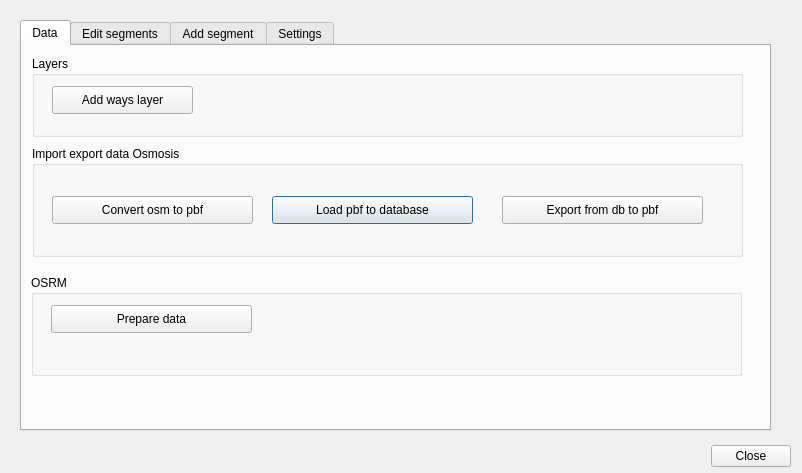
<?xml version="1.0" encoding="UTF-8"?>
<ui version="4.0">
 <class>EditorForRoutingDialogBase</class>
 <widget class="QDialog" name="EditorForRoutingDialogBase">
  <property name="geometry">
   <rect>
    <x>0</x>
    <y>0</y>
    <width>802</width>
    <height>473</height>
   </rect>
  </property>
  <property name="windowTitle">
   <string>OSM Editor for Routing</string>
  </property>
  <widget class="QTabWidget" name="tabWidget">
   <property name="geometry">
    <rect>
     <x>20</x>
     <y>20</y>
     <width>751</width>
     <height>411</height>
    </rect>
   </property>
   <property name="currentIndex">
    <number>0</number>
   </property>
   <widget class="QWidget" name="tab_3">
    <attribute name="title">
     <string>Data</string>
    </attribute>
    <widget class="QGroupBox" name="groupBox_2">
     <property name="geometry">
      <rect>
       <x>10</x>
       <y>100</y>
       <width>711</width>
       <height>111</height>
      </rect>
     </property>
     <property name="title">
      <string>Import export data Osmosis</string>
     </property>
     <widget class="QPushButton" name="pushButtonLoadPbf">
      <property name="geometry">
       <rect>
        <x>240</x>
        <y>50</y>
        <width>201</width>
        <height>28</height>
       </rect>
      </property>
      <property name="text">
       <string>Load pbf to database</string>
      </property>
     </widget>
     <widget class="QPushButton" name="pushButtonToPbf">
      <property name="geometry">
       <rect>
        <x>470</x>
        <y>50</y>
        <width>201</width>
        <height>28</height>
       </rect>
      </property>
      <property name="text">
       <string>Export from db to pbf</string>
      </property>
     </widget>
     <widget class="QPushButton" name="pushButtonOsm2Pbf">
      <property name="geometry">
       <rect>
        <x>20</x>
        <y>50</y>
        <width>201</width>
        <height>28</height>
       </rect>
      </property>
      <property name="text">
       <string>Convert osm to pbf</string>
      </property>
     </widget>
    </widget>
    <widget class="QGroupBox" name="groupBox_4">
     <property name="geometry">
      <rect>
       <x>10</x>
       <y>10</y>
       <width>711</width>
       <height>81</height>
      </rect>
     </property>
     <property name="title">
      <string>Layers</string>
     </property>
     <widget class="QPushButton" name="pushButtonAddLayers">
      <property name="geometry">
       <rect>
        <x>20</x>
        <y>30</y>
        <width>141</width>
        <height>28</height>
       </rect>
      </property>
      <property name="text">
       <string>Add ways layer</string>
      </property>
     </widget>
    </widget>
    <widget class="QGroupBox" name="groupBox_5">
     <property name="geometry">
      <rect>
       <x>9</x>
       <y>229</y>
       <width>711</width>
       <height>101</height>
      </rect>
     </property>
     <property name="title">
      <string>OSRM</string>
     </property>
     <widget class="QPushButton" name="pushButtonPrepareData">
      <property name="geometry">
       <rect>
        <x>20</x>
        <y>30</y>
        <width>201</width>
        <height>28</height>
       </rect>
      </property>
      <property name="text">
       <string>Prepare data</string>
      </property>
     </widget>
    </widget>
    <zorder>groupBox_4</zorder>
    <zorder>groupBox_2</zorder>
    <zorder>groupBox_5</zorder>
   </widget>
   <widget class="QWidget" name="tab">
    <attribute name="title">
     <string>Edit segments</string>
    </attribute>
    <widget class="QGroupBox" name="groupBox_3">
     <property name="geometry">
      <rect>
       <x>10</x>
       <y>50</y>
       <width>731</width>
       <height>241</height>
      </rect>
     </property>
     <property name="title">
      <string>Edit segments</string>
     </property>
     <widget class="QTableView" name="tableView">
      <property name="geometry">
       <rect>
        <x>15</x>
        <y>31</y>
        <width>711</width>
        <height>201</height>
       </rect>
      </property>
     </widget>
    </widget>
    <widget class="QPushButton" name="pushButtonSelectTram">
     <property name="geometry">
      <rect>
       <x>20</x>
       <y>10</y>
       <width>91</width>
       <height>28</height>
      </rect>
     </property>
     <property name="text">
      <string>Select road</string>
     </property>
     <property name="checkable">
      <bool>true</bool>
     </property>
    </widget>
    <widget class="QPushButton" name="pushButtonUndoChanges">
     <property name="geometry">
      <rect>
       <x>600</x>
       <y>290</y>
       <width>131</width>
       <height>28</height>
      </rect>
     </property>
     <property name="text">
      <string>Undo Changes</string>
     </property>
    </widget>
    <widget class="QWidget" name="layoutWidget">
     <property name="geometry">
      <rect>
       <x>30</x>
       <y>290</y>
       <width>420</width>
       <height>65</height>
      </rect>
     </property>
     <layout class="QGridLayout" name="gridLayout">
      <item row="0" column="0">
       <widget class="QPushButton" name="pushButtonActiva">
        <property name="text">
         <string>Access permited</string>
        </property>
       </widget>
      </item>
      <item row="0" column="1">
       <widget class="QPushButton" name="pushButtonOneWay">
        <property name="text">
         <string>One way</string>
        </property>
       </widget>
      </item>
      <item row="0" column="2">
       <widget class="QPushButton" name="pushButtonMaxSpeed">
        <property name="text">
         <string>Speed limit</string>
        </property>
       </widget>
      </item>
      <item row="0" column="3">
       <widget class="QPushButton" name="pushButtonDirection">
        <property name="text">
         <string>Reverse direction</string>
        </property>
       </widget>
      </item>
      <item row="1" column="0">
       <widget class="QPushButton" name="pushButtonDesactiva">
        <property name="text">
         <string>Deny access</string>
        </property>
       </widget>
      </item>
      <item row="1" column="1">
       <widget class="QPushButton" name="pushButton_BothDirections">
        <property name="text">
         <string>Both directions</string>
        </property>
       </widget>
      </item>
      <item row="1" column="2">
       <widget class="QSpinBox" name="spinBoxSpeed">
        <property name="minimum">
         <number>15</number>
        </property>
        <property name="maximum">
         <number>139</number>
        </property>
        <property name="singleStep">
         <number>5</number>
        </property>
       </widget>
      </item>
     </layout>
    </widget>
   </widget>
   <widget class="QWidget" name="tab_4">
    <attribute name="title">
     <string>Add segment</string>
    </attribute>
    <widget class="QPushButton" name="pushButton_addSegment">
     <property name="geometry">
      <rect>
       <x>20</x>
       <y>30</y>
       <width>121</width>
       <height>31</height>
      </rect>
     </property>
     <property name="text">
      <string>Add segment</string>
     </property>
    </widget>
    <widget class="QTableView" name="tableView_newSegment">
     <property name="geometry">
      <rect>
       <x>20</x>
       <y>80</y>
       <width>711</width>
       <height>81</height>
      </rect>
     </property>
    </widget>
    <widget class="QWidget" name="layoutWidget">
     <property name="geometry">
      <rect>
       <x>20</x>
       <y>180</y>
       <width>454</width>
       <height>61</height>
      </rect>
     </property>
     <layout class="QGridLayout" name="gridLayout_2">
      <item row="0" column="0">
       <widget class="QPushButton" name="pushButtonRoadType">
        <property name="text">
         <string>Set Road type</string>
        </property>
       </widget>
      </item>
      <item row="0" column="1">
       <widget class="QPushButton" name="pushButton_direction">
        <property name="text">
         <string>Set Direction of traffic</string>
        </property>
       </widget>
      </item>
      <item row="0" column="2">
       <widget class="QPushButton" name="pushButton_SpeedLimit">
        <property name="text">
         <string>Set Speed limit</string>
        </property>
       </widget>
      </item>
      <item row="0" column="3">
       <widget class="QPushButton" name="pushButton_Reverse">
        <property name="text">
         <string>Reverse direction</string>
        </property>
       </widget>
      </item>
      <item row="1" column="0">
       <widget class="QComboBox" name="comboBoxRoadType"/>
      </item>
      <item row="1" column="1">
       <widget class="QComboBox" name="comboBox_direction"/>
      </item>
      <item row="1" column="2">
       <widget class="QSpinBox" name="spinBoxSpeed_2">
        <property name="maximum">
         <number>120</number>
        </property>
        <property name="singleStep">
         <number>5</number>
        </property>
       </widget>
      </item>
     </layout>
    </widget>
    <widget class="QWidget" name="layoutWidget">
     <property name="geometry">
      <rect>
       <x>610</x>
       <y>180</y>
       <width>117</width>
       <height>65</height>
      </rect>
     </property>
     <layout class="QGridLayout" name="gridLayout_3">
      <item row="0" column="0">
       <widget class="QPushButton" name="pushButton_create">
        <property name="text">
         <string>CREATE SEGMENT</string>
        </property>
       </widget>
      </item>
      <item row="1" column="0">
       <widget class="QPushButton" name="pushButtonDelete">
        <property name="text">
         <string>DELETE SEGMENT</string>
        </property>
       </widget>
      </item>
     </layout>
    </widget>
   </widget>
   <widget class="QWidget" name="tab_2">
    <attribute name="title">
     <string>Settings</string>
    </attribute>
    <widget class="QGroupBox" name="groupBox">
     <property name="geometry">
      <rect>
       <x>10</x>
       <y>10</y>
       <width>681</width>
       <height>131</height>
      </rect>
     </property>
     <property name="title">
      <string>PostgreSQL connection</string>
     </property>
     <widget class="QLabel" name="label">
      <property name="geometry">
       <rect>
        <x>20</x>
        <y>30</y>
        <width>61</width>
        <height>16</height>
       </rect>
      </property>
      <property name="text">
       <string>Host:</string>
      </property>
     </widget>
     <widget class="QLabel" name="label_5">
      <property name="geometry">
       <rect>
        <x>20</x>
        <y>60</y>
        <width>55</width>
        <height>16</height>
       </rect>
      </property>
      <property name="text">
       <string>Port:</string>
      </property>
     </widget>
     <widget class="QLabel" name="label_6">
      <property name="geometry">
       <rect>
        <x>20</x>
        <y>90</y>
        <width>71</width>
        <height>16</height>
       </rect>
      </property>
      <property name="text">
       <string>Database:</string>
      </property>
     </widget>
     <widget class="QLabel" name="label_7">
      <property name="geometry">
       <rect>
        <x>370</x>
        <y>90</y>
        <width>61</width>
        <height>16</height>
       </rect>
      </property>
      <property name="text">
       <string>Schema:</string>
      </property>
     </widget>
     <widget class="QLabel" name="label_8">
      <property name="geometry">
       <rect>
        <x>370</x>
        <y>30</y>
        <width>55</width>
        <height>16</height>
       </rect>
      </property>
      <property name="text">
       <string>User:</string>
      </property>
     </widget>
     <widget class="QLabel" name="label_9">
      <property name="geometry">
       <rect>
        <x>370</x>
        <y>60</y>
        <width>71</width>
        <height>16</height>
       </rect>
      </property>
      <property name="text">
       <string>Password:</string>
      </property>
     </widget>
     <widget class="QLineEdit" name="lineEditHost">
      <property name="geometry">
       <rect>
        <x>110</x>
        <y>30</y>
        <width>141</width>
        <height>22</height>
       </rect>
      </property>
     </widget>
     <widget class="QLineEdit" name="lineEditPort">
      <property name="geometry">
       <rect>
        <x>110</x>
        <y>60</y>
        <width>71</width>
        <height>22</height>
       </rect>
      </property>
     </widget>
     <widget class="QLineEdit" name="lineEditDB">
      <property name="geometry">
       <rect>
        <x>110</x>
        <y>90</y>
        <width>151</width>
        <height>22</height>
       </rect>
      </property>
     </widget>
     <widget class="QLineEdit" name="lineEditUser">
      <property name="geometry">
       <rect>
        <x>450</x>
        <y>30</y>
        <width>181</width>
        <height>22</height>
       </rect>
      </property>
     </widget>
     <widget class="QLineEdit" name="lineEditPassword">
      <property name="geometry">
       <rect>
        <x>450</x>
        <y>60</y>
        <width>181</width>
        <height>22</height>
       </rect>
      </property>
      <property name="inputMask">
       <string/>
      </property>
     </widget>
     <widget class="QLineEdit" name="lineEditSchema">
      <property name="geometry">
       <rect>
        <x>450</x>
        <y>90</y>
        <width>181</width>
        <height>22</height>
       </rect>
      </property>
     </widget>
    </widget>
    <widget class="QGroupBox" name="groupBox_6">
     <property name="geometry">
      <rect>
       <x>10</x>
       <y>150</y>
       <width>681</width>
       <height>231</height>
      </rect>
     </property>
     <property name="title">
      <string>Data management</string>
     </property>
     <widget class="QgsFileWidget" name="mQgsFileWidgetOsmosis">
      <property name="geometry">
       <rect>
        <x>200</x>
        <y>30</y>
        <width>241</width>
        <height>27</height>
       </rect>
      </property>
      <property name="cursor">
       <cursorShape>ArrowCursor</cursorShape>
      </property>
      <property name="storageMode">
       <enum>QgsFileWidget::GetDirectory</enum>
      </property>
     </widget>
     <widget class="QLabel" name="label_3">
      <property name="geometry">
       <rect>
        <x>30</x>
        <y>160</y>
        <width>151</width>
        <height>30</height>
       </rect>
      </property>
      <property name="text">
       <string>Input OSM pbf file:</string>
      </property>
     </widget>
     <widget class="QgsFileWidget" name="mQgsFileWidget_pbfFile">
      <property name="geometry">
       <rect>
        <x>200</x>
        <y>150</y>
        <width>241</width>
        <height>41</height>
       </rect>
      </property>
     </widget>
     <widget class="QLabel" name="label_4">
      <property name="geometry">
       <rect>
        <x>30</x>
        <y>130</y>
        <width>141</width>
        <height>30</height>
       </rect>
      </property>
      <property name="text">
       <string>Output OSM pbf folder:</string>
      </property>
     </widget>
     <widget class="QgsFileWidget" name="mQgsFileWidget_pbfFolder">
      <property name="geometry">
       <rect>
        <x>200</x>
        <y>120</y>
        <width>241</width>
        <height>41</height>
       </rect>
      </property>
      <property name="storageMode">
       <enum>QgsFileWidget::GetDirectory</enum>
      </property>
     </widget>
     <widget class="QLabel" name="label_2">
      <property name="geometry">
       <rect>
        <x>30</x>
        <y>30</y>
        <width>181</width>
        <height>20</height>
       </rect>
      </property>
      <property name="text">
       <string>Osmosis utility (bin folder):</string>
      </property>
     </widget>
     <widget class="QLabel" name="label_10">
      <property name="geometry">
       <rect>
        <x>30</x>
        <y>60</y>
        <width>151</width>
        <height>16</height>
       </rect>
      </property>
      <property name="text">
       <string>OSRM docker image:</string>
      </property>
     </widget>
     <widget class="QLineEdit" name="lineEdit_docker">
      <property name="geometry">
       <rect>
        <x>200</x>
        <y>60</y>
        <width>351</width>
        <height>22</height>
       </rect>
      </property>
     </widget>
     <widget class="QLabel" name="label_11">
      <property name="geometry">
       <rect>
        <x>30</x>
        <y>190</y>
        <width>131</width>
        <height>30</height>
       </rect>
      </property>
      <property name="text">
       <string>Input OSM osm file:</string>
      </property>
     </widget>
     <widget class="QgsFileWidget" name="mQgsFileWidget_osmfile">
      <property name="geometry">
       <rect>
        <x>200</x>
        <y>180</y>
        <width>241</width>
        <height>41</height>
       </rect>
      </property>
     </widget>
     <widget class="QgsFileWidget" name="mQgsFileWidget_docker">
      <property name="geometry">
       <rect>
        <x>200</x>
        <y>90</y>
        <width>391</width>
        <height>27</height>
       </rect>
      </property>
     </widget>
     <widget class="QLabel" name="label_12">
      <property name="geometry">
       <rect>
        <x>30</x>
        <y>90</y>
        <width>91</width>
        <height>16</height>
       </rect>
      </property>
      <property name="text">
       <string>Docker file:</string>
      </property>
     </widget>
    </widget>
    <zorder>groupBox_6</zorder>
    <zorder>groupBox</zorder>
   </widget>
  </widget>
  <widget class="QDialogButtonBox" name="button_box">
   <property name="geometry">
    <rect>
     <x>450</x>
     <y>440</y>
     <width>341</width>
     <height>32</height>
    </rect>
   </property>
   <property name="orientation">
    <enum>Qt::Horizontal</enum>
   </property>
   <property name="standardButtons">
    <set>QDialogButtonBox::Close</set>
   </property>
  </widget>
 </widget>
 <customwidgets>
  <customwidget>
   <class>QgsFileWidget</class>
   <extends>QWidget</extends>
   <header>qgsfilewidget.h</header>
  </customwidget>
 </customwidgets>
 <resources/>
 <connections>
  <connection>
   <sender>button_box</sender>
   <signal>accepted()</signal>
   <receiver>EditorForRoutingDialogBase</receiver>
   <slot>accept()</slot>
   <hints>
    <hint type="sourcelabel">
     <x>20</x>
     <y>20</y>
    </hint>
    <hint type="destinationlabel">
     <x>20</x>
     <y>20</y>
    </hint>
   </hints>
  </connection>
  <connection>
   <sender>button_box</sender>
   <signal>rejected()</signal>
   <receiver>EditorForRoutingDialogBase</receiver>
   <slot>reject()</slot>
   <hints>
    <hint type="sourcelabel">
     <x>20</x>
     <y>20</y>
    </hint>
    <hint type="destinationlabel">
     <x>20</x>
     <y>20</y>
    </hint>
   </hints>
  </connection>
 </connections>
</ui>
